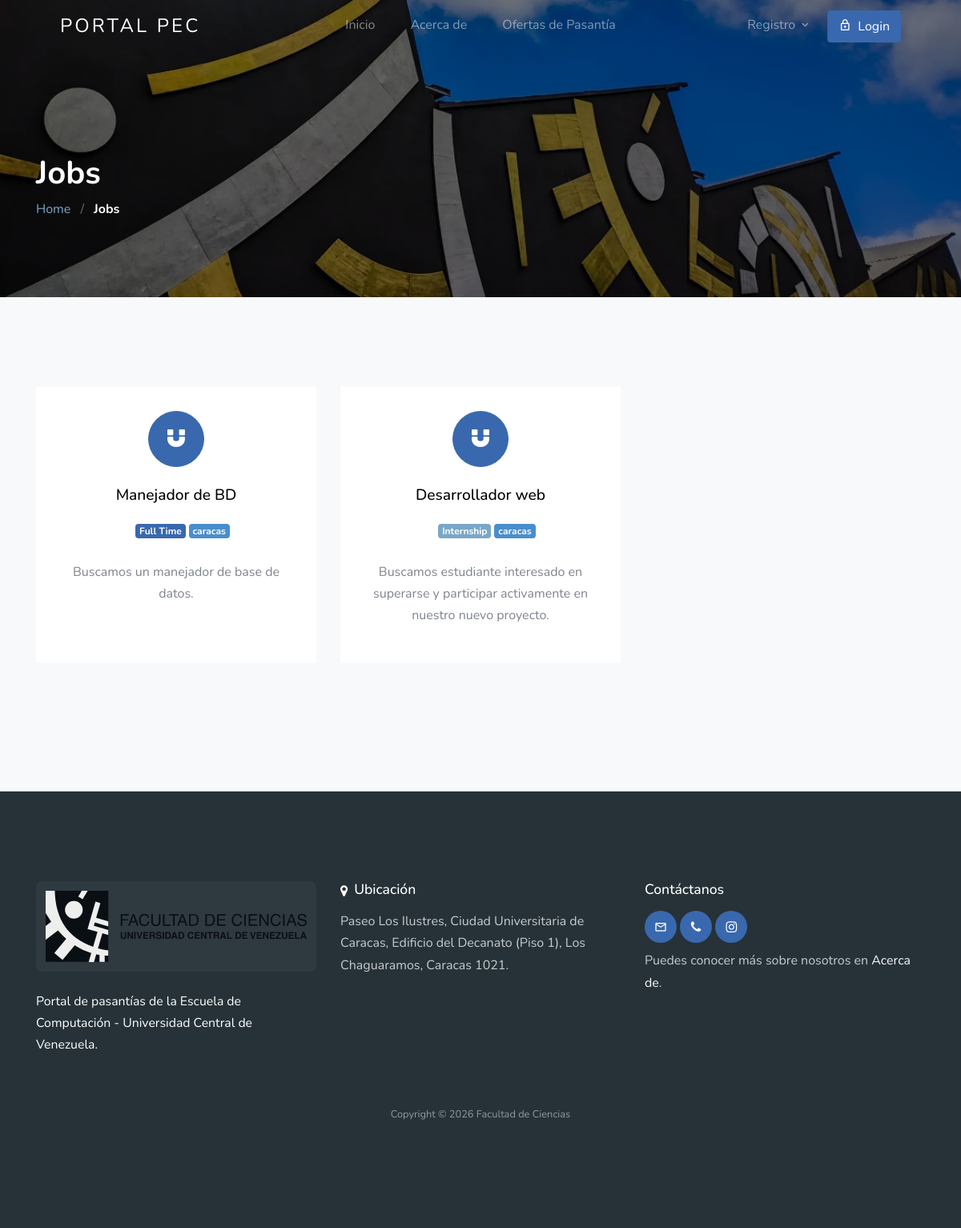
The page /jobs/ on the database as committed earlier.
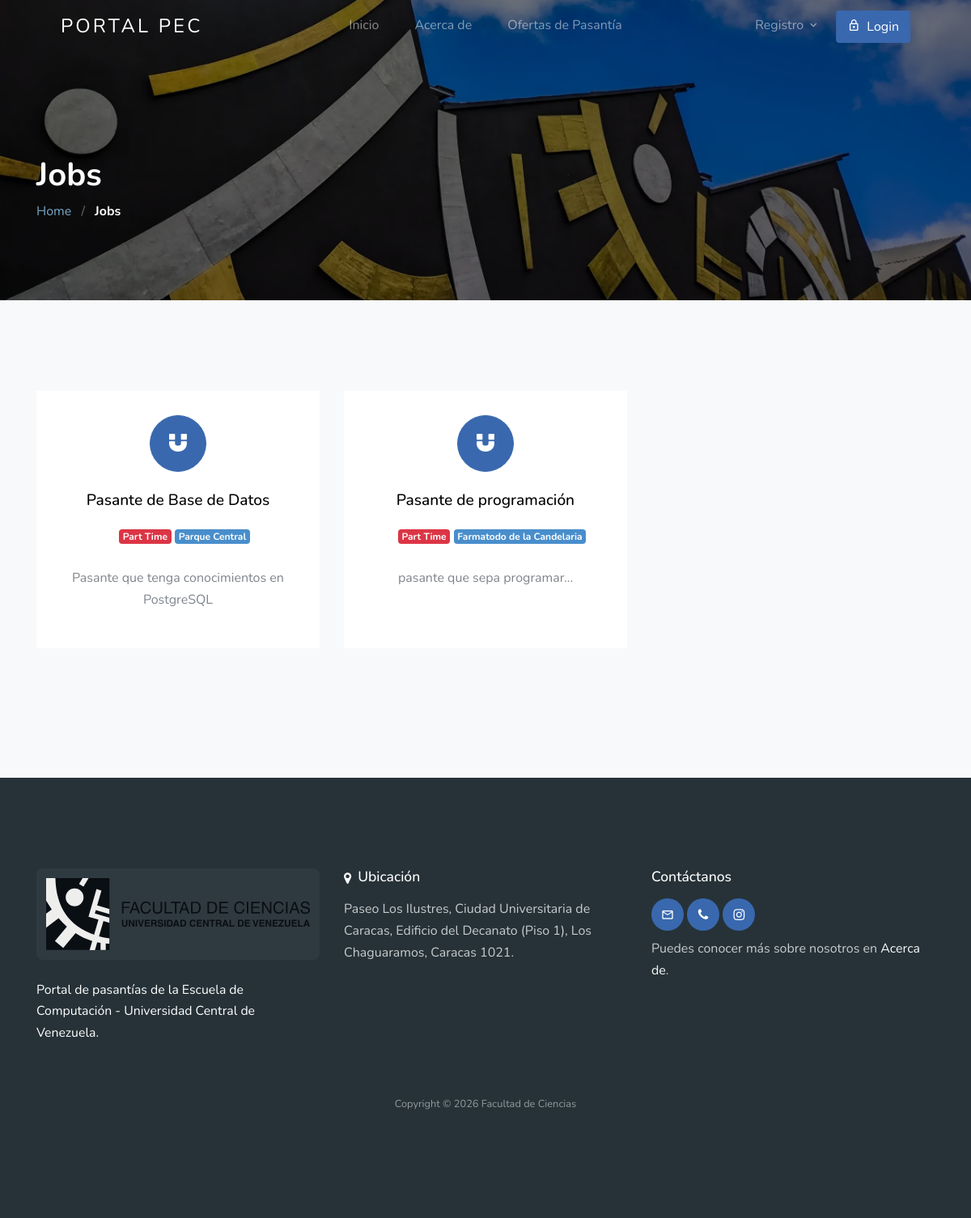
The same page on the database as committed later.
### apps/jobapp/models/job.py (models this page shows, shortened)
class Job(TimeStampedModel, SoftDeleteModel):
    user = models.ForeignKey(User, related_name='User', on_delete=models.CASCADE)
    title = models.CharField(max_length=300, db_index=True)
    description = CKEditor5Field(config_name='extends')
    tags = TaggableManager()
    location = models.CharField(max_length=300, db_index=True)
    job_type = models.CharField(choices=JOB_TYPE, max_length=1, db_index=True)
    work_mode = models.CharField(choices=WORK_MODE, max_length=1, default='3')
    experience_level = models.CharField(choices=EXPERIENCE_LEVEL, max_length=1, default='0')
    category = models.ForeignKey(Category, related_name='Category', on_delete=models.CASCADE)
    salary = models.CharField(max_length=30, blank=True)
    views_count = models.PositiveIntegerField(default=0)
    company_name = models.CharField(max_length=300, db_index=True)
    company_description = CKEditor5Field(config_name='extends', blank=True, null=True)
    url = models.URLField(max_length=200)
    last_date = models.DateField()
    is_published = models.BooleanField(default=False)
    is_closed = models.BooleanField(default=False)
    class Meta:
        indexes = [
            models.Index(fields=['title', 'location']),
            models.Index(fields=['is_published', 'is_closed']),
        ]

### apps/jobapp/views/public.py (the view)
# urls.py: path('jobs/', JobListView.as_view(), name='job-list'),
class JobListView(ListView):
    template_name = 'jobapp/job-list.html'
    context_object_name = 'page_obj'
    paginate_by = 1000  # show up to 1000 active jobs per page (effectively 'all' for most sites)
    def get_queryset(self):
        user_id = self.request.GET.get('user_id')
        if user_id:
            return get_listed_jobs().filter(user_id=user_id)
        return get_listed_jobs()

### apps/jobapp/selectors.py (called while the page is built)
def get_listed_jobs() -> QuerySet[Job]:
    return Job.objects.select_related('category', 'user').filter(
        is_deleted=False,
        is_closed=False,
    ).order_by('-updated_at')

### template/jobapp/job-list.html (shortened to what this page needs)
{% extends 'base.html' %}
{% load static %}
{% block content %}
<section class="section-hero overlay inner-page bg-image"
  style="background-image: url('{% static 'images/hero_1.jpg' %}');" id="home-section">
  <div class="container">
    <div class="row">
      <div class="col-md-7">
        <h1 class="text-white font-weight-bold">Jobs</h1>
        <div class="custom-breadcrumbs">
          <a href="{% url 'jobapp:home' %}">Home</a> <span class="mx-2 slash">/</span>
          <span class="text-white"><strong>Jobs</strong></span>
        </div>
      </div>
    </div>
  </div>
</section>
<section id="ajax_listing_paginattion" class="site-section services-section bg-light block__62849" id="next-section">
  <div class="container">
    <div class="row">
      {% for job in page_obj %}
      <div class="col-6 col-md-6 col-lg-4 mb-4 mb-lg-5">
        <a href="{% url 'jobapp:single-job' job.id %}" class="block__16443 min-h text-center d-block">
          <span class="custom-icon mx-auto"><span class="icon-magnet d-block"></span></span>
          <h3>{{ job.title }}</h3>
          <ul class="job-listing-meta list-unstyled pl-3 mb-0">
            <li class="menu-fix mb-2">
              {% if job.job_type == '1' %}
              <span class="badge badge-primary">
                Full Time
              </span>
              {% elif job.job_type == '2'%}
              <span class="badge badge-danger">
                Part Time
              </span>
              {% else %}
              <span class="badge badge-info">
                Internship
              </span>
              {% endif %}
            </li>
            <li class="badge badge-secondary menu-fix mb-2"> {{ job.location }}</li>
          </ul>
          <p>{{ job.description | safe | truncatechars:150}}</p>
        </a>
      </div>
      {% endfor %}
    </div>
  </div>
</section>
{% endblock content %}

### template/base.html (shortened to what this page needs)
{% load static %}
<!DOCTYPE html>
<html>
      <head>
            {% include 'head.html' %}
      </head>
      <body id="top">
            {% include 'header.html' %}
            {% block content %}{% endblock %}
            {% include 'footer.html' %}
      </body>
</html>

### template/head.html
{% load static %}
<link rel="stylesheet" href="{% static 'css/custom-bs.css' %}">
<link rel="stylesheet" href="{% static 'css/jquery.fancybox.min.css' %}">
<link rel="stylesheet" href="{% static 'css/bootstrap-select.min.css' %}">
<link rel="stylesheet" href="{% static 'fonts/icomoon/style.css' %}">
<link rel="stylesheet" href="{% static 'fonts/line-icons/style.css' %}">
<link rel="stylesheet" href="{% static 'css/owl.carousel.min.css' %}">
<link rel="stylesheet" href="{% static 'css/animate.min.css' %}">
<link rel="stylesheet" href="{% static 'css/bootstrap-datepicker.css' %}">
<link rel="stylesheet" href="{% static 'css/style.css' %}?v=1.0.1">

### template/header.html (shortened to what this page needs)
<div class="site-wrap">
  <header class="site-navbar mt-3">
    <div class="container-fluid">
      <div class="row align-items-center">
        <div class="site-logo col-6"><a href="{% url 'jobapp:home' %}">Portal PEC</a></div>
        <nav class="mx-auto site-navigation">
          <ul class="site-menu js-clone-nav d-none d-xl-block ml-0 pl-0">
            <li><a href="{% url 'jobapp:home' %}" class="nav-link">Inicio</a></li>
            <li><a href="{% url 'jobapp:about' %}">Acerca de</a></li>
            <li><a href="{% url 'jobapp:job-list' %}">Ofertas de Pasantía</a></li>
          </ul>
        </nav>
        <div class="right-cta-menu text-right d-flex aligin-items-center col-6">
          <div class="ml-auto">
            <div class="site-navigation fix">
              <ul class="site-menu js-clone-nav d-none d-xl-block ml-0 pl-0">
                {% if user.is_authenticated and user.role == 'employer'  %}
                <a href="{% url 'jobapp:create-job' %}"
                  class="js-clone-nav pr-3 btn btn-outline-white border-width-2 d-none d-lg-inline-block"><span
                    class="mr-2 icon-add"></span>Publish Job</a>
                    <li class="pr-3 has-children">
                      <a>Dashboard</a>
                      <ul class="dropdown">
                        <li><a href="{% url 'jobapp:dashboard' %}">Dashboard</a></li>
                        <li><a href="{% url 'account:employer-profile' request.user.id %}">View Company Profile</a></li>
                        <li><a href="{% url 'account:logout' %}">Logout</a></li>
                      </ul>
                    </li>
                {% else %}
                <li class="pr-3 has-children">
                  <a>Registro</a>
                </li>
                <a href="{% url 'account:login' %}"
                  class="js-clone-nav btn btn-primary border-width-2 d-none d-lg-inline-block ov-fix"><span
                    class="mr-2 icon-lock_outline"></span>Login</a>
                {% endif %}
              </ul>
            </div>
      </div>
    </div>
  </header>

### template/footer.html
{% load static %}
    <footer class="site-footer">
      <div class="container">
        <div class="row mb-5 align-items-stretch">
          <div class="col-12 col-md-4 mb-4 mb-md-0 footer-column">
            <div class="footer-banner">
              <img src="{% static 'images/footer.svg' %}" alt="Banner Facultad de Ciencias" class="img-fluid w-100">
            </div>
            <p id="lead">Portal de pasantías de la Escuela de Computación - Universidad Central de Venezuela.</p>
          </div>
          <div class="col-12 col-md-4 mb-4 mb-md-0 footer-column">
            <h3><span class="icon-map-marker mr-2"></span>Ubicación</h3>
            <p>Paseo Los Ilustres, Ciudad Universitaria de Caracas, Edificio del Decanato (Piso 1), Los Chaguaramos, Caracas 1021.</p>
          </div>
          <div class="col-12 col-md-4 footer-column">
            <h3>Contáctanos</h3>
            <div class="footer-social mt-3">
                <a href="mailto:tu-correo@ejemplo.com"><span class="icon-mail_outline"></span></a>
                <a href="tel:+581234567890"><span class="icon-phone"></span></a>
                <a href="https://www.instagram.com/tu_usuario" target="_blank" rel="noopener noreferrer"><span class="icon-instagram"></span></a>
              </div>
            <p class="footer-note">Puedes conocer más sobre nosotros en
              <a href="{% url 'jobapp:about' %}" class="text-light">Acerca de</a>.
            </p>
          </div>
        </div>
        <div class="row text-center">
          <div class="col-12">
            <p class="copyright"><small>Copyright &copy; 2026 Facultad de Ciencias</small></p>
          </div>
        </div>
      </div>
    </footer>
  </div>

### template/scripts.html (shortened to what this page needs)
{% load static %}

Rows that differ between the two databases and show on the page:
no longer on this page (row edited): Job: title "Manejador de BD", job_type "Full Time", location "caracas", description "Buscamos un manejador de base de datos."
no longer on this page (row edited): Job: title "Desarrollador web", job_type "Internship", location "caracas", description "Buscamos estudiante interesado en superarse y participar activamente en nuestro nuevo proyecto."
added Job: title "Pasante de Base de Datos", job_type "Part Time", location "Parque Central", description "Pasante que tenga conocimientos en PostgreSQL"
added Job: title "Pasante de programación", job_type "Part Time", location "Farmatodo de la Candelaria", description "pasante que sepa programar..."
